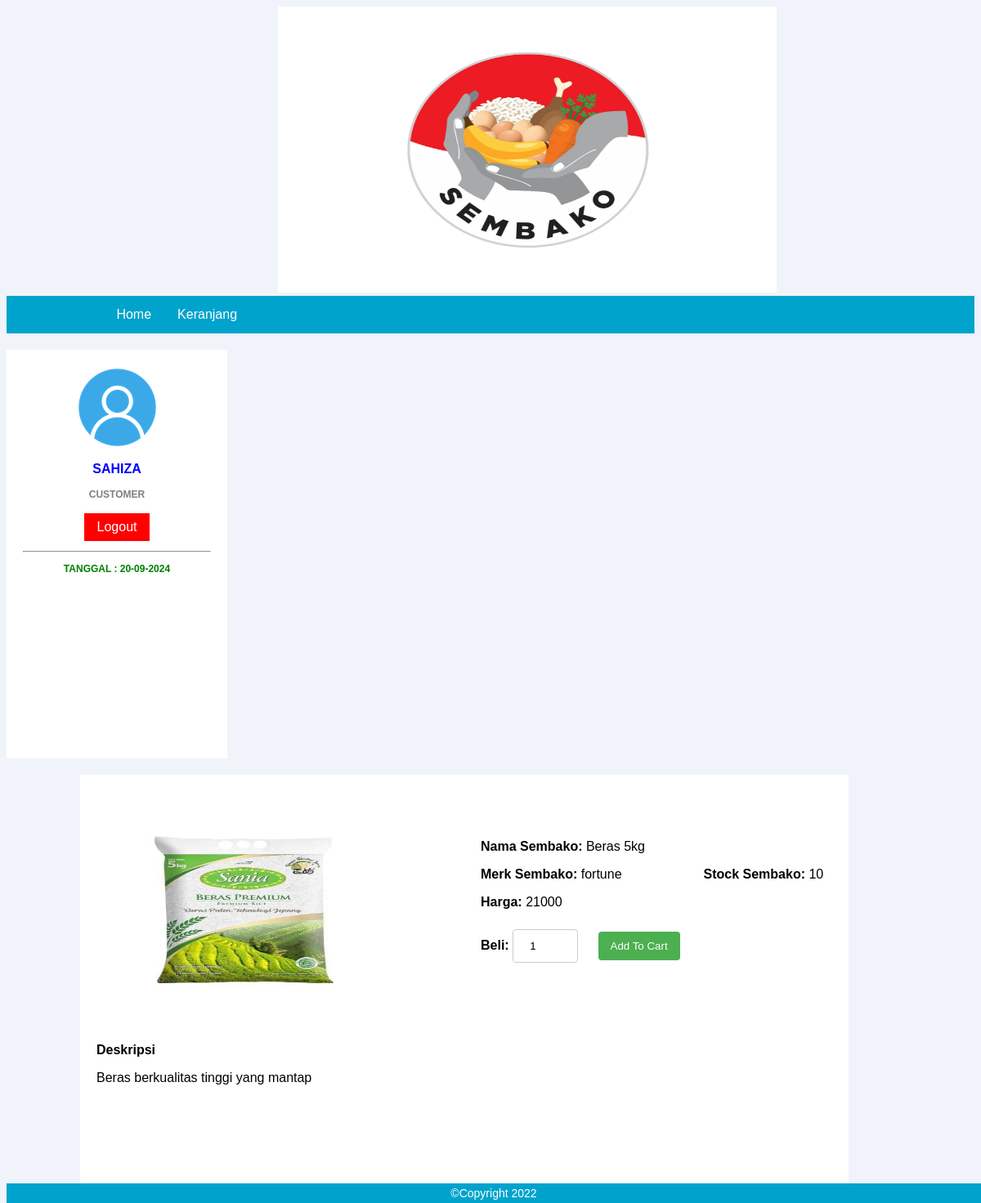
/detail.php?id_sembako=100231 (signed in), run on the app's committed database.
### tables this page shows
CREATE TABLE `customer` (
  `username` varchar(50) NOT NULL,
  `password` varchar(50) NOT NULL,
  `nama` varchar(50) NOT NULL,
  `jk` enum('Laki-laki','Perempuan') NOT NULL,
  `email` varchar(50) NOT NULL,
  `alamat` text NOT NULL,
  `no_hp` varchar(13) NOT NULL
);

CREATE TABLE `bahan_pokok` (
  `id_sembako` varchar(11) NOT NULL,
  `nama_sembako` varchar(50) NOT NULL,
  `harga` int(10) NOT NULL,
  `deskripsi` text NOT NULL,
  `gambar` varchar(25) NOT NULL,
  `merk` varchar(155) NOT NULL,
  `stock` int(255) NOT NULL
);

### detail.php (the view, shortened to what this page needs)
<!DOCTYPE html>
<html lang="en">
<head>
    <link rel="stylesheet" href="style.css">
</head>
<body>
<?php include 'koneksi.php'; session_start(); ?>
  <?php
  if(!isset($_SESSION['username'])){
    echo "<script>alert('Anda Belum Login!');
    document.location.href = 'index.php';</script>";
  }
  else{
  ?>
	<a href="halaman_pelanggan.php"><img style="padding-left: 28%; height: 350px; width: 610px;" src="images/sembako.jpg"></a>
	<div class="navigasi">
  		<a href="halaman_pelanggan.php">Home</a>
      <a href="keranjang.php">Keranjang</a>
  	</div>
  	<div class="profile">
  	<center>
  		<img src="images/account.png">
      <?php
      $tgl = date('d-m-Y');
      $username = $_SESSION['username'];
      $sql = mysqli_query($koneksi,"select * from customer where username='$username'");
      while($data = mysqli_fetch_array($sql)){
      ?>
      <h2><?php echo $data['nama']; ?></h2>
      <h3>Customer</h3>
      <a href="logout.php" class="btn-logout">Logout</a>
      <?php } ?>
  		<hr>
      <h3 style="color: green;">Tanggal : <?php echo $tgl; ?></h3>
  	</div>
  	<div class="isia">
  		<div class="header">
        <form method="POST">
<form method="POST">
  <?php
    $id_sembako = $_GET['id_sembako'];
    $data = mysqli_query($koneksi, "SELECT * FROM bahan_pokok WHERE id_sembako='$id_sembako'");
    while ($d = mysqli_fetch_array($data)) {
  ?>
  <table border="0" class="success">
    <tr>
      <td>
        <img src="produk/<?php echo $d['gambar']; ?>" style='width:320px; height:250px; padding:6px; float: left; margin: 5px;'>
      </td>
      <td style="width: 100%;">
        <p style="float: left; margin-left: 100px; margin-top: 0px;"><b>Nama Sembako: </b><?php echo $d['nama_sembako']; ?></p>
        <p style="float: left; margin-left: 100px; margin-top: 0px;"><b>Merk Sembako: </b><?php echo $d['merk']; ?></p>
        <p style="float: left; margin-left: 100px; margin-top: 0px;"><b>Stock Sembako: </b><?php echo $d['stock']; ?></p>
        <p style="float: left; margin-left: 100px; margin-top: 0px; "><b>Harga: </b><?php echo $d['harga']; ?></p>
        <p style="float: left; margin-left: 100px; margin-top: 0px;">
          <b>Beli: </b>
          <input type="number" name="jumlah" value="1" style="width: 80px;">
          <input type="submit" name="submit" value="Add To Cart" style="float: none;">
        </p>
      </td>
    </tr>
  </table>
  <p><b>Deskripsi</b></p>
  <p><?php echo $d['deskripsi']; ?></p>
        </form>
        <?php } ?>
  <?php } ?>
  		</div>
  	</div>
  	<div class="footer" style="color: white;">&copyCopyright 2022</div>
</body>
</html>

### style.css (style rules this page uses)
body,html { background: #F1F3FA; font-family: arial; }
.navigasi { overflow: hidden; background-color: #00a3cc; padding-left: 10%; }
.navigasi a { float: left; font-size: 16px; color: white; text-align: center; padding: 14px 16px; text-decoration: none; }
.profile { width: 230px; margin-top: 20px; float: left; padding: 20px; background: #fff; min-height: 460px; }
.profile h2 { font-size: 16px; text-transform: uppercase; color: blue; }
.profile h3 { padding-top: 1px; font-size: 12px; text-transform: uppercase; color: grey; }
.btn-logout { background-color: red; border: none; color: white; padding: 8px 16px; text-align: center; text-decoration: none; display: inline-block; font-size: 16px; margin: 4px 2px; transition-duration: 0.4s; cursor: pointer; }
.footer { float: left; width: 100%; background-color: #00a3cc; padding: 4px; text-align: center; font-size: 14px; }
.isia { width: 900px; margin-top: 20px; float: left; margin-left: 90px; padding: 20px; background: #fff; min-height: 460px; }
.isia input[type=submit] { width: 100px; float: left; margin-top: 2px; height: 35px; background-color: #4CAF50; color: white; margin-left: 20px; border: none; border-radius: 4px; cursor: pointer; }
.isi th, td { text-align: center; padding: 8px; }
.isi input[type=text],[type=number] { width: 100%; padding: 12px 20px; margin: 8px 0; display: inline-block; border: 1px solid #ccc; border-radius: 4px; box-sizing: border-box; }
.succes th,td { text-align: left; }
.record th,td { text-align: center; }

### data on the page
customer: nama "SAHIZA"
bahan_pokok: gambar (picture), nama_sembako "Beras 5kg", merk "fortune", stock "10", harga "21000", deskripsi "Beras berkualitas tinggi yang mantap"
